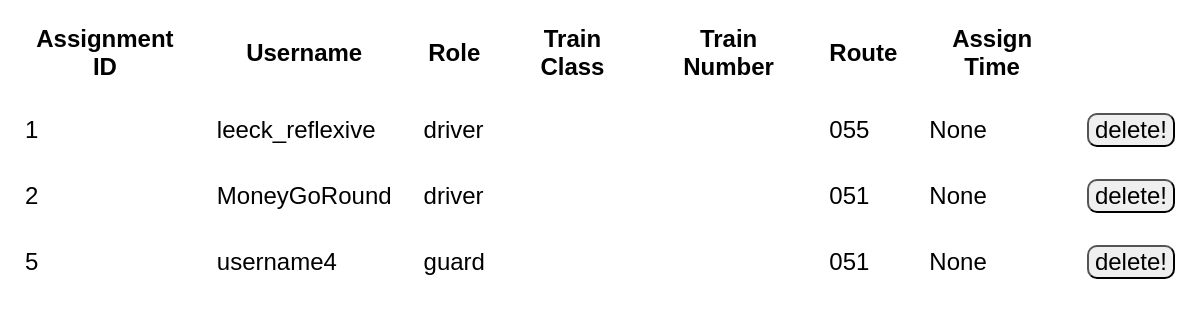
The page /assignments/ on the database as committed earlier.
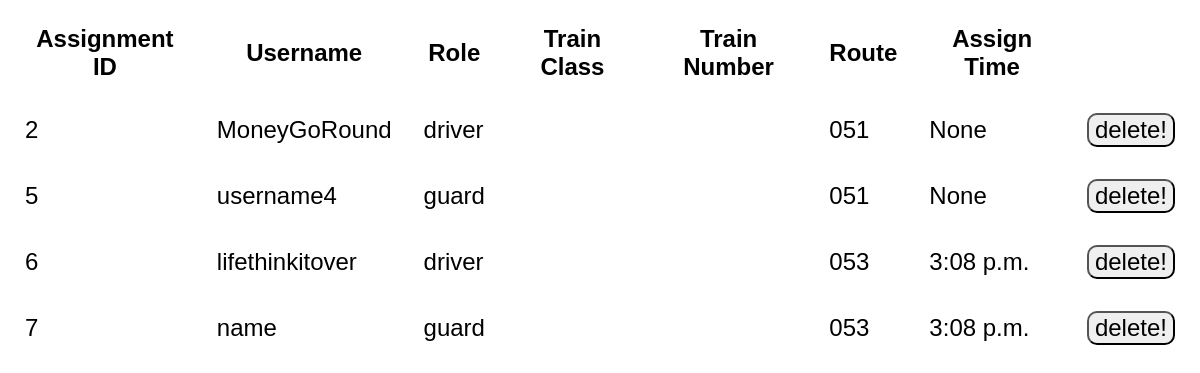
The same page on the database as committed later.
### scr_app_4/models.py (models this page shows, shortened)
class TrainAssignment(models.Model):
    id = models.AutoField(db_column='id', primary_key=True, unique=True)  # This field type is a guess.
    player = models.ForeignKey(Player, db_column='player', on_delete=models.CASCADE, unique=True)  # This field type is a guess.
    unit = models.ForeignKey(Unit, db_column='unit', on_delete=models.CASCADE)
    route = models.ForeignKey(Route, db_column='route', on_delete=models.CASCADE)  # This field type is a guess.
    assign_time = models.TimeField(default=timezone.now())  # This field type is a guess.
    class Meta:
        db_table = 'train_assignment'

class Player(models.Model):
    username = models.CharField(primary_key=True, unique=True, max_length=20)  # This field type is a guess.
    current_role = models.ForeignKey(Role, db_column='current_role', on_delete=models.SET_DEFAULT, default='passenger')
    class Meta:
        db_table = 'player'

class Role(models.Model):
    name = models.CharField(primary_key=True, unique=True, max_length=16)  # This field type is a guess.
    class Meta:
        db_table = 'role'

class Route(models.Model):
    id = models.TextField(primary_key=True, unique=True, max_length=3)  # This field type is a guess.
    operator = models.ForeignKey(Operator, null=True, db_column='operator', on_delete=models.PROTECT)  # This field type is a guess.
    terminus1 = models.ForeignKey(Station, null=True, db_column='terminus1', on_delete=models.CASCADE, related_name="route_terminus1")  # This field type is a guess.
    terminus2 = models.ForeignKey(Station, null=True, db_column='terminus2', on_delete=models.CASCADE, related_name="route_terminus2")  # This field type is a guess.
    diesel = models.BooleanField(null=True)  # This field type is a guess.
    def __str__(self):
        return self.id
    class Meta:
        db_table = 'route'

### scr_project_4/views.py (the view)
# urls.py: path('assignments/', views.assignments, name='assignments'),
def assignments(request):
    train_assignments = TrainAssignment.objects.all()
    template = loader.get_template('assignments.html')
    context = {'train_assignments': train_assignments}
    return HttpResponse(template.render(context, request))

### templates/assignments.html (shortened to what this page needs)
{% load static %}
<!DOCTYPE html>
<html lang="en">
<head>
</head>
<body>
<div class="table"><table>
    <tr>
        <th>Assignment ID</th>
        <th>Username</th>
        <th>Role</th>
        <th>Train Class</th>
        <th>Train Number</th>
        <th>Route</th>
        <th>Assign Time</th>
    </tr>
    {% for x in train_assignments %}
        <tr>
            <td>{{ x.id }}</td>
            <td>{{ x.player.username }}</td>
            <td>{{ x.player.current_role.name }}</td>
            <td>{{ x.train_class }}</td>
            <td>{{ x.number }}</td>
            <td>{{ x.route }}</td>
            <td>{{ x.assign_time }}</td>
            <td>
                <form action="{% url 'delete_assignment' x.id %}" method='POST'>
                    <button>delete!</button>
                </form>
            </td>
        </tr>
    {% endfor %}
</table></div>
</body>
</html>

Rows that differ between the two databases and show on the page:
removed TrainAssignment: id "1", player.username "leeck_reflexive", player.current_role.name "driver", route "055", assign_time "None"
added TrainAssignment: id "6", player.username "lifethinkitover", player.current_role.name "driver", route "053", assign_time "3:08 p.m."
added TrainAssignment: id "7", player.username "name", player.current_role.name "guard", route "053", assign_time "3:08 p.m."
